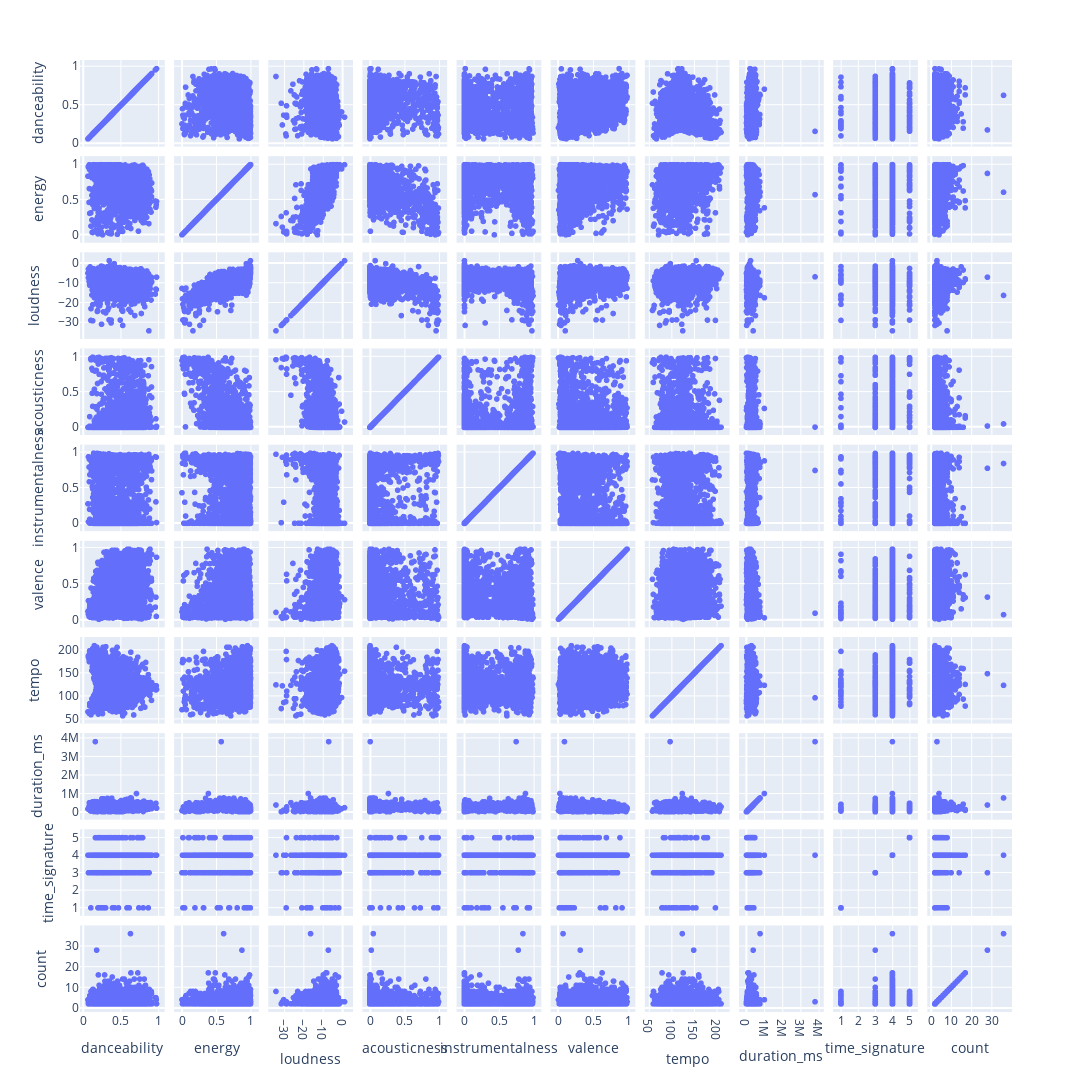

The cell this chart's notebook holds for it:
### Code cell
fig = px.scatter_matrix(kdf.drop("id",axis=1),
width=1200, height=1600)
fig.show()

### Figure 1 — Plotly figure (JSON) as saved in the notebook; plotly's stock layout.template omitted (floating-point values rounded to 4 significant figures; data arrays with more than 128 entries replaced by an {"elided": "..."} marker saying what was removed)
{"data": [{"dimensions": [{"axis": {"matches": true}, "label": "danceability", "values": {"elided": "2127 float values"}}, {"axis": {"matches": true}, "label": "energy", "values": {"elided": "2127 float values"}}, {"axis": {"matches": true}, "label": "loudness", "values": {"elided": "2127 float values"}}, {"axis": {"matches": true}, "label": "acousticness", "values": {"elided": "2127 float values"}}, {"axis": {"matches": true}, "label": "instrumentalness", "values": {"elided": "2127 float values"}}, {"axis": {"matches": true}, "label": "valence", "values": {"elided": "2127 float values"}}, {"axis": {"matches": true}, "label": "tempo", "values": {"elided": "2127 float values"}}, {"axis": {"matches": true}, "label": "duration_ms", "values": {"elided": "2127 int values"}}, {"axis": {"matches": true}, "label": "time_signature", "values": {"elided": "2127 int values"}}, {"axis": {"matches": true}, "label": "count", "values": {"elided": "2127 int values"}}], "hovertemplate": "%{xaxis.title.text}=%{x}<br>%{yaxis.title.text}=%{y}<extra></extra>", "legendgroup": "", "marker": {"color": "#636efa", "symbol": "circle"}, "name": "", "showlegend": false, "type": "splom"}], "layout": {"dragmode": "select", "height": 1600, "legend": {"tracegroupgap": 0}, "margin": {"t": 60}, "width": 1200}}
